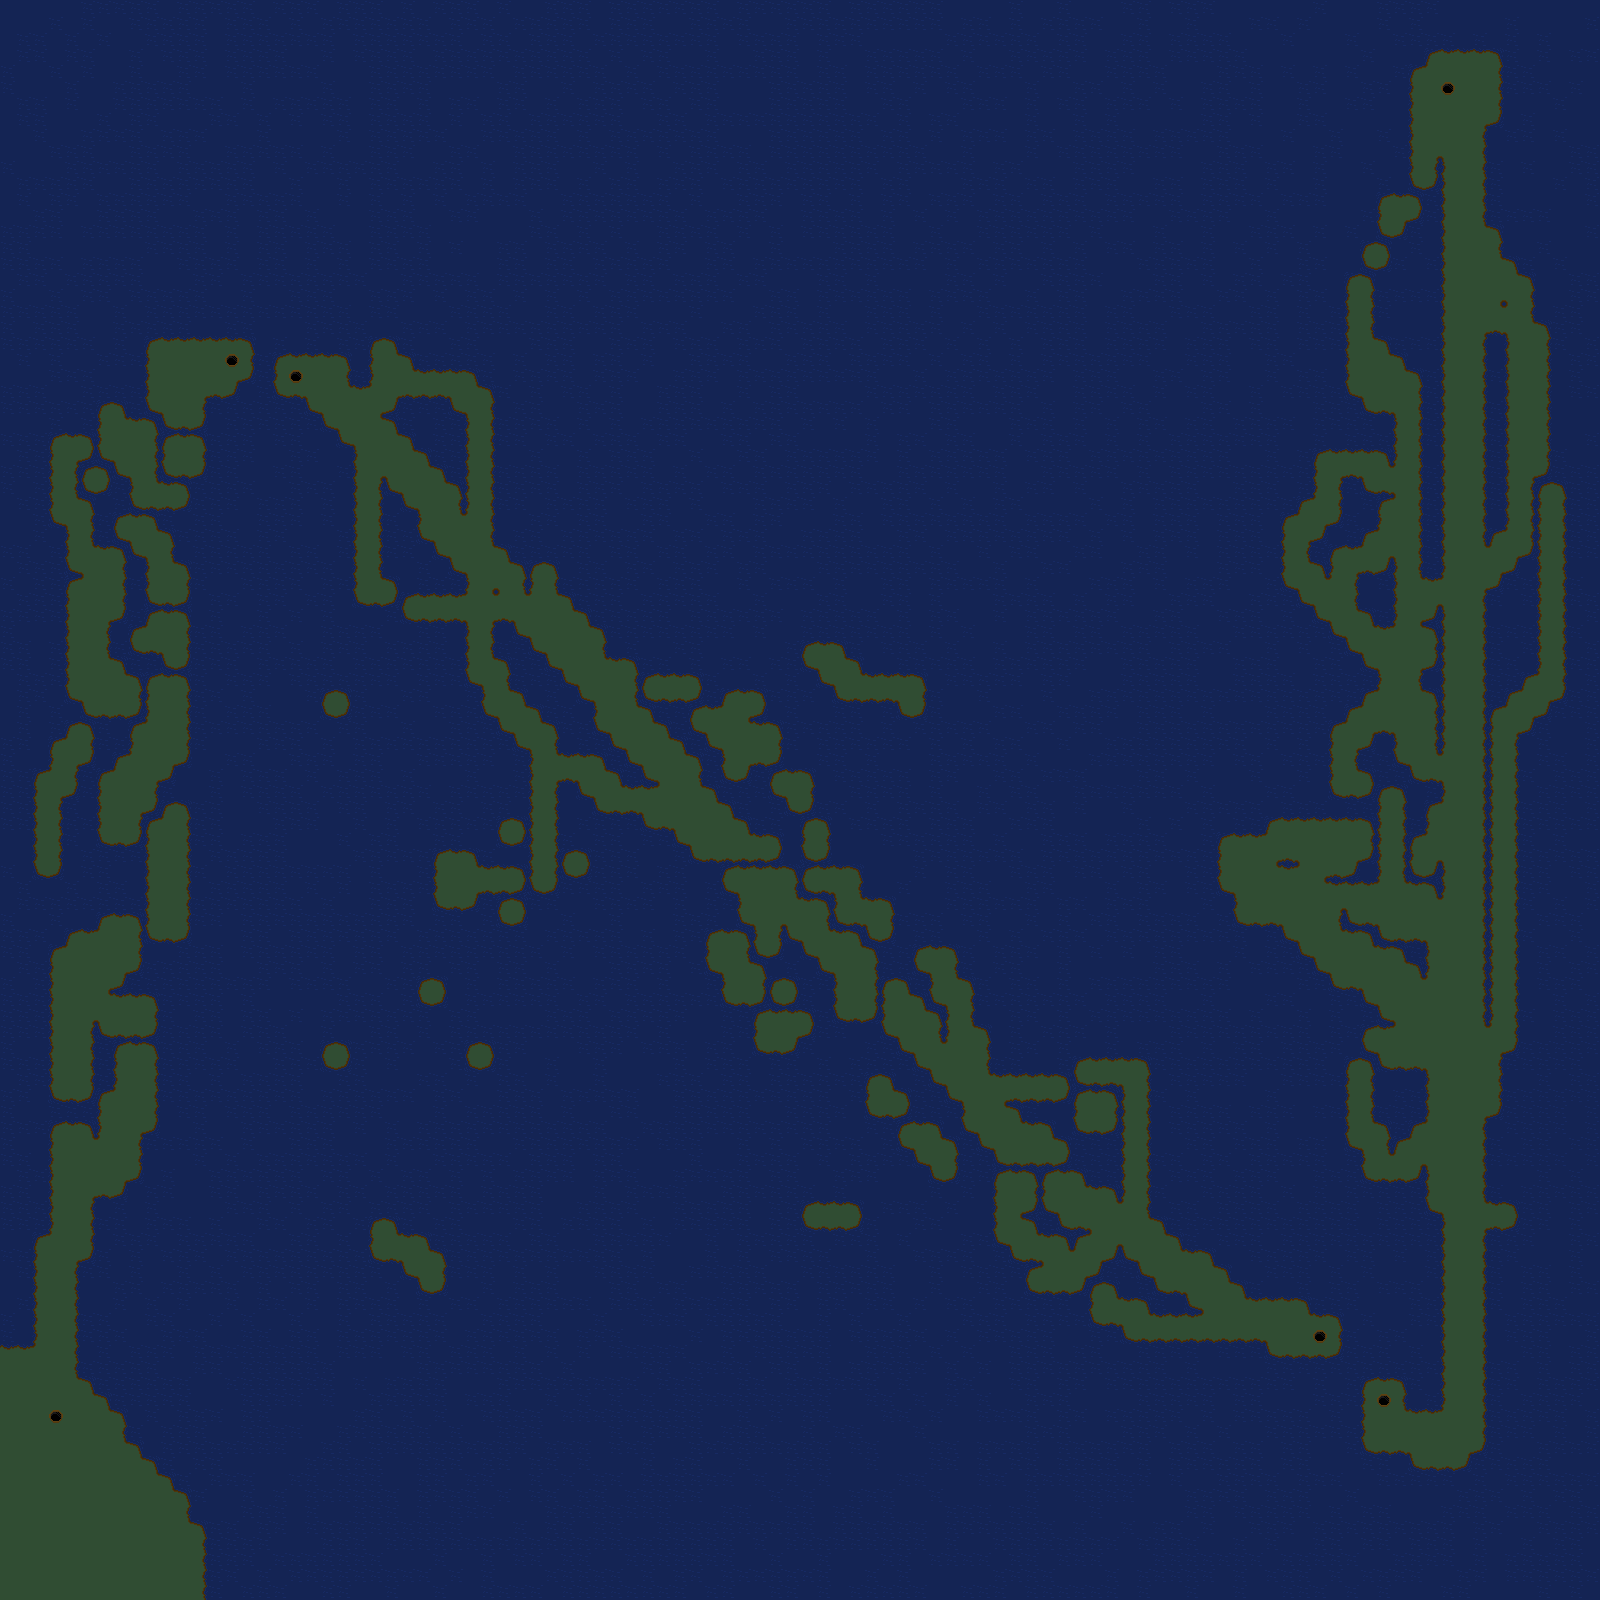

A 2D game scene composited from a Tiled map and its tileset images. What follows is a short description and the map's XML, with each tile layer's data collapsed to a summary:
An orthogonal 100x100 tile map with 16x16 px tiles, 2 tile layers (Tile Layer 1, details) and 11 objects (5x 0, f, g, h, d, ...).

<map version="1.0" orientation="orthogonal" renderorder="right-down" width="100" height="100" tilewidth="16" tileheight="16" nextobjectid="15">
 <tileset firstgid="1" name="SpriteSheet(WIP) " tilewidth="16" tileheight="16" spacing="2" margin="1" tilecount="42" columns="6">
  <image source="SpriteSheet(WIP) .png" trans="4b637f" width="108" height="126" />
  <terraintypes>
   <terrain name="Grass" tile="-1" />
   <terrain name="Water" tile="-1" />
  </terraintypes>
  <tile id="0">
   <properties>
    <property name="collidable" type="bool" value="false" />
   </properties>
  </tile>
  <tile id="1" terrain="0,0,0,0">
   <properties>
    <property name="collidable" type="bool" value="false" />
   </properties>
  </tile>
  <tile id="2" terrain="1,0,1,1">
   <properties>
    <property name="collidable" type="bool" value="false" />
   </properties>
  </tile>
  <tile id="3" terrain="0,1,1,1">
   <properties>
    <property name="collidable" type="bool" value="false" />
   </properties>
  </tile>
  <tile id="4" terrain="1,1,0,1">
   <properties>
    <property name="collidable" type="bool" value="false" />
   </properties>
  </tile>
  <tile id="5" terrain="1,1,1,0">
   <properties>
    <property name="collidable" type="bool" value="false" />
   </properties>
  </tile>
  <tile id="6" terrain="0,0,1,0">
   <properties>
    <property name="collidable" type="bool" value="false" />
   </properties>
  </tile>
  <tile id="7" terrain="0,0,0,1">
   <properties>
    <property name="collidable" type="bool" value="false" />
   </properties>
  </tile>
  <tile id="8" terrain="0,1,0,0">
   <properties>
    <property name="collidable" type="bool" value="false" />
   </properties>
  </tile>
  <tile id="9" terrain="1,0,0,0">
   <properties>
    <property name="collidable" type="bool" value="false" />
   </properties>
  </tile>
  <tile id="10" terrain="1,0,1,0">
   <properties>
    <property name="collidable" type="bool" value="false" />
   </properties>
  </tile>
  <tile id="11" terrain="0,0,1,1">
   <properties>
    <property name="collidable" type="bool" value="false" />
   </properties>
  </tile>
  <tile id="12" terrain="0,1,0,1">
   <properties>
    <property name="collidable" type="bool" value="false" />
   </properties>
  </tile>
  <tile id="13" terrain="1,1,0,0">
   <properties>
    <property name="collidable" type="bool" value="false" />
   </properties>
  </tile>
  <tile id="14" terrain="1,1,1,1">
   <properties>
    <property name="collidable" type="bool" value="true" />
   </properties>
  </tile>
  <tile id="15" terrain="1,1,1,1">
   <properties>
    <property name="collidable" type="bool" value="true" />
   </properties>
  </tile>
  <tile id="16" terrain="0,0,,0">
   <properties>
    <property name="collidable" type="bool" value="false" />
   </properties>
  </tile>
  <tile id="17" terrain="0,0,0,">
   <properties>
    <property name="collidable" type="bool" value="false" />
   </properties>
  </tile>
  <tile id="18" terrain="0,,0,0">
   <properties>
    <property name="collidable" type="bool" value="false" />
   </properties>
  </tile>
  <tile id="19" terrain=",0,0,0">
   <properties>
    <property name="collidable" type="bool" value="false" />
   </properties>
  </tile>
  <tile id="20" terrain="0,,,">
   <properties>
    <property name="collidable" type="bool" value="false" />
   </properties>
  </tile>
  <tile id="21" terrain=",,0,">
   <properties>
    <property name="collidable" type="bool" value="false" />
   </properties>
  </tile>
  <tile id="22" terrain=",,,0">
   <properties>
    <property name="collidable" type="bool" value="false" />
   </properties>
  </tile>
  <tile id="23" terrain=",0,,">
   <properties>
    <property name="collidable" type="bool" value="false" />
   </properties>
  </tile>
  <tile id="24" terrain=",,0,0">
   <properties>
    <property name="collidable" type="bool" value="false" />
   </properties>
  </tile>
  <tile id="25" terrain=",0,,0">
   <properties>
    <property name="collidable" type="bool" value="false" />
   </properties>
  </tile>
  <tile id="26" terrain="0,0,,">
   <properties>
    <property name="collidable" type="bool" value="false" />
   </properties>
  </tile>
  <tile id="27" terrain="0,,0,">
   <properties>
    <property name="collidable" type="bool" value="false" />
   </properties>
  </tile>
  <tile id="28">
   <properties>
    <property name="collidable" type="bool" value="false" />
   </properties>
  </tile>
  <tile id="29">
   <properties>
    <property name="collidable" type="bool" value="false" />
   </properties>
  </tile>
  <tile id="30">
   <properties>
    <property name="collidable" type="bool" value="false" />
   </properties>
  </tile>
  <tile id="31">
   <properties>
    <property name="collidable" type="bool" value="false" />
   </properties>
  </tile>
  <tile id="32">
   <properties>
    <property name="collidable" type="bool" value="false" />
   </properties>
  </tile>
  <tile id="33">
   <properties>
    <property name="collidable" type="bool" value="false" />
   </properties>
  </tile>
  <tile id="34">
   <properties>
    <property name="collidable" type="bool" value="false" />
   </properties>
  </tile>
  <tile id="35">
   <properties>
    <property name="collidable" type="bool" value="false" />
   </properties>
  </tile>
  <tile id="36">
   <properties>
    <property name="collidable" type="bool" value="false" />
   </properties>
  </tile>
  <tile id="37">
   <properties>
    <property name="collidable" type="bool" value="false" />
   </properties>
  </tile>
  <tile id="38">
   <properties>
    <property name="collidable" type="bool" value="false" />
   </properties>
  </tile>
  <tile id="39">
   <properties>
    <property name="collidable" type="bool" value="false" />
   </properties>
  </tile>
  <tile id="40">
   <properties>
    <property name="collidable" type="bool" value="false" />
   </properties>
  </tile>
  <tile id="41">
   <properties>
    <property name="collidable" type="bool" value="false" />
   </properties>
  </tile>
 </tileset>
 <layer name="Tile Layer 1" width="100" height="100">
  <data>[10000 cells, 10000 non-empty, 15 distinct tile ids]</data>
 </layer>
 <objectgroup name="Enemies" visible="0">
  <object id="10" name="0" x="352" y="400" />
  <object id="11" name="0" x="96" y="608" />
  <object id="12" name="0" x="672" y="800" />
  <object id="13" name="0" x="1456" y="992" />
  <object id="14" name="0" x="1472" y="288" />
 </objectgroup>
 <layer name="details" width="100" height="100">
  <data>[10000 cells, 6 non-empty, 1 distinct tile ids]</data>
 </layer>
 <objectgroup name="LoadZones" visible="0">
  <properties>
   <property name="LoadZones" type="bool" value="true" />
  </properties>
  <object id="4" name="f" x="288" y="368" width="16" height="16">
   <properties>
    <property name="LoadZones" type="bool" value="true" />
    <property name="map" value="betaOverworld" />
    <property name="offsetX" type="int" value="2" />
    <property name="offsetY" type="int" value="0" />
   </properties>
  </object>
  <object id="5" name="g" x="1312" y="1328" width="16" height="16">
   <properties>
    <property name="LoadZones" type="bool" value="true" />
    <property name="map" value="betaOverworld" />
    <property name="offsetX" type="int" value="-2" />
    <property name="offsetY" type="int" value="0" />
   </properties>
  </object>
  <object id="6" name="h" x="1376" y="1392" width="16" height="16">
   <properties>
    <property name="LoadZones" type="bool" value="true" />
    <property name="map" value="betaOverworld" />
    <property name="offsetX" type="int" value="0" />
    <property name="offsetY" type="int" value="2" />
   </properties>
  </object>
  </objectgroup>
 <objectgroup name="Collosion" visible="0">
  <properties>
   <property name="collidable" type="bool" value="true" />
  </properties>
 </objectgroup>
</map>
<!-- 3 of 11 objects omitted -->
